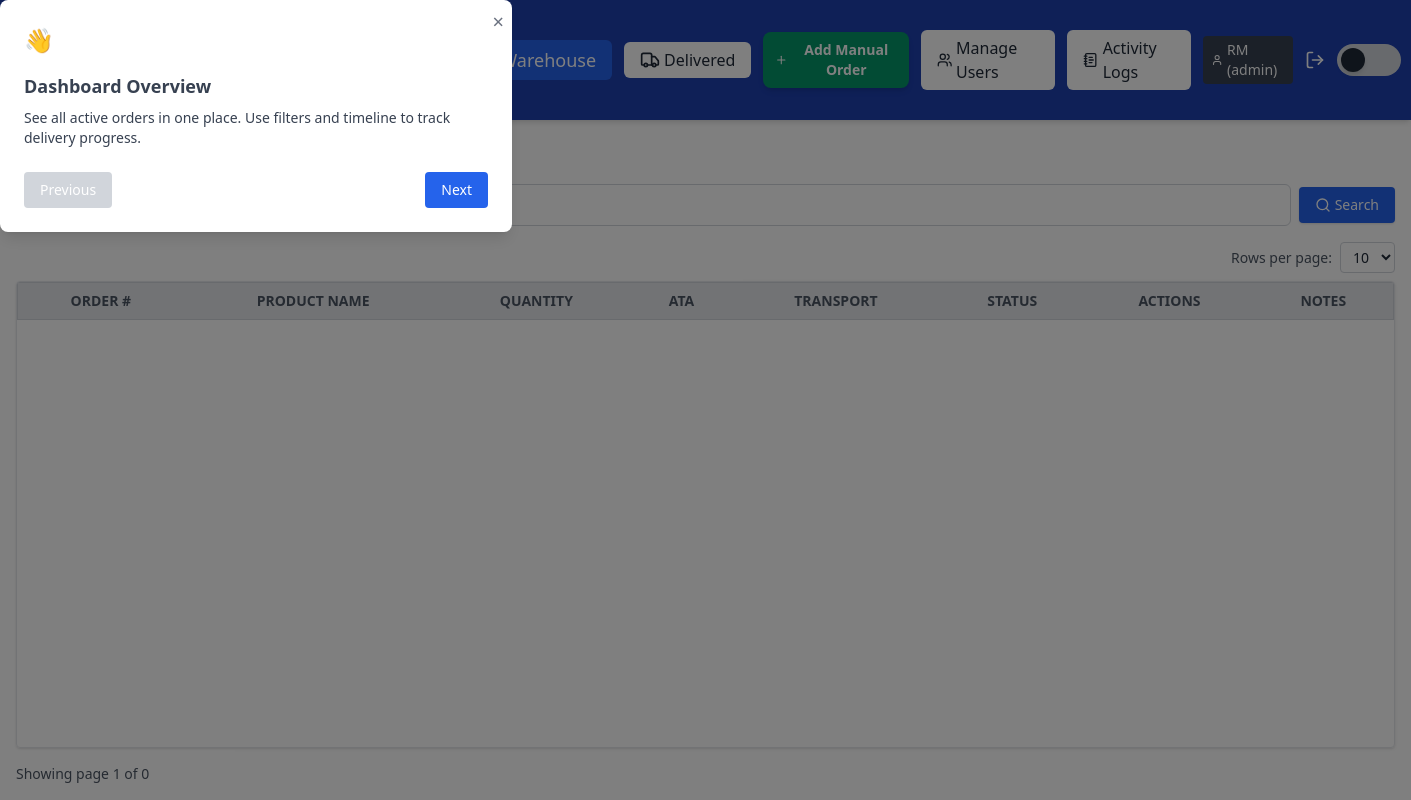
Page /warehouse (signed in) on the earlier database version.
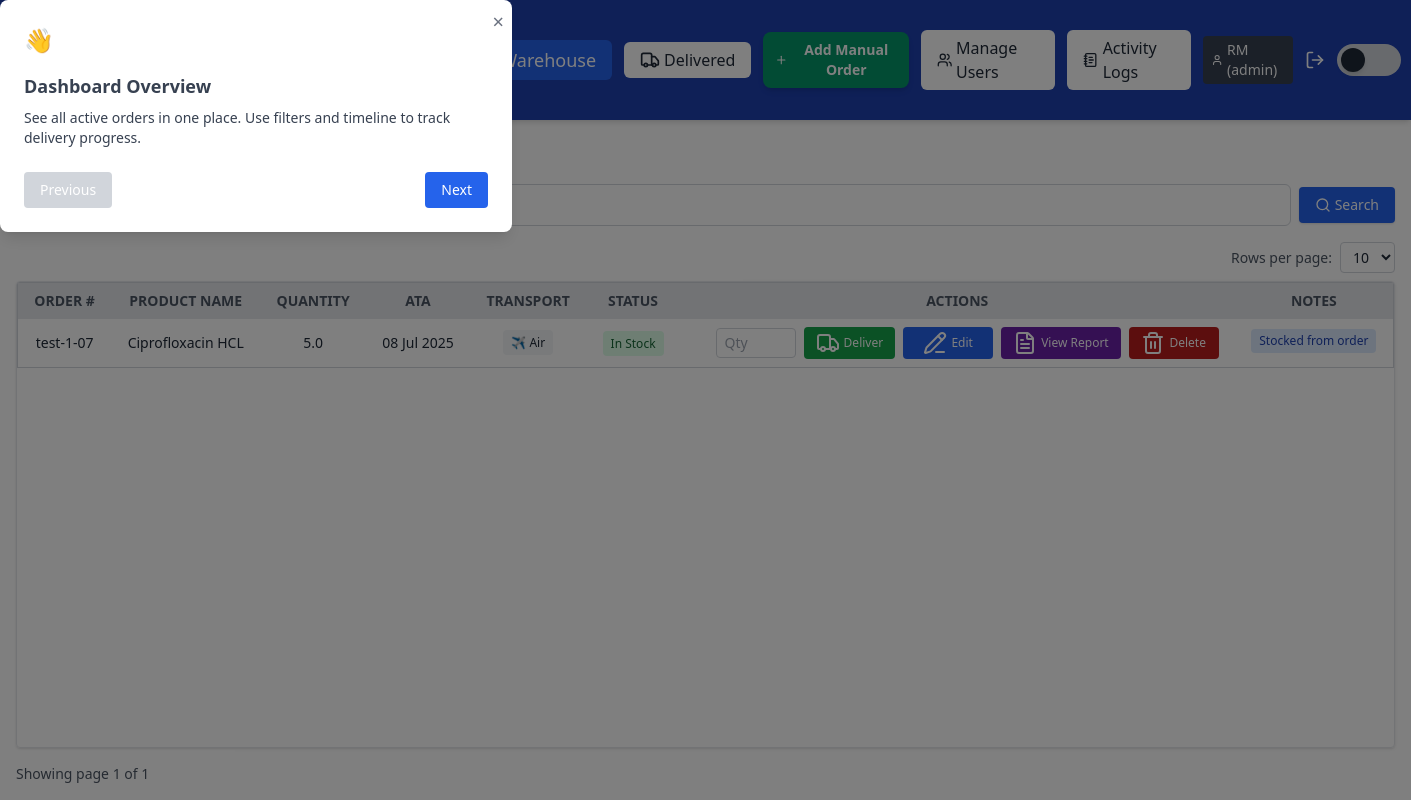
Same page on the later database version.
### app/models.py (models this page shows)
class WarehouseStock(db.Model):
    __tablename__ = 'warehouse_stock'  # ✅ Ensure FK consistency
    id = db.Column(db.Integer, primary_key=True)
    user_id = db.Column(db.Integer, db.ForeignKey('user.id'), nullable=False)
    order_number = db.Column(db.String(50), nullable=False)
    product_name = db.Column(db.String(100), nullable=False)
    quantity = db.Column(db.String(50), nullable=False)
    ata = db.Column(db.String(10), nullable=True)
    transit_status = db.Column(db.String(20), default='In Stock', nullable=False)
    notes = db.Column(db.String(120))
    transport = db.Column(db.String(20))
    is_manual = db.Column(db.Boolean, default=False)
    pod_filename = db.Column(db.String(120))
    warehouse_address = db.Column(db.String(255))
    client = db.Column(db.String(255))
    pos_no = db.Column(db.String(50))
    customer_ref = db.Column(db.String(50))
    is_archived = db.Column(db.Boolean, default=False)

### app/routes/warehouse_routes.py (the view, shortened to what this page needs)
@warehouse_bp.route('/warehouse')
@login_required
def warehouse():
    page = request.args.get('page', 1, type=int)
    per_page = request.args.get('per_page', 10, type=int)
    search = request.args.get('search', '')
    query = WarehouseStock.query.filter_by(is_archived=False)
    pagination = query.order_by(WarehouseStock.ata.desc()).paginate(page=page, per_page=per_page)
    warehouse_items = pagination.items
    reported_ids = [entry.related_order_id for entry in StockReportEntry.query.all() if entry.related_order_id]
    return render_template(
        'warehouse.html',
        warehouse_items=warehouse_items,
        pagination=pagination,
        per_page=per_page,
        reported_ids=reported_ids
    )

### app/routes/__init__.py (called while the page is built)
def inject_globals():
    return dict(current_user=current_user, current_path=request.path)

### app/templates/warehouse.html (shortened to what the changed rows need)
<!DOCTYPE html>
<html lang="en">
<head>
    <script src="https://cdn.tailwindcss.com"></script>
</head>
<body class="flex flex-col h-screen bg-white text-gray-800 dark:bg-gray-900 dark:text-gray-100">
    {% include '_navbar.html' %}
    <main class="flex flex-col h-full overflow-hidden p-4">
        <h2 class="text-2xl font-bold mb-4">📦 Warehouse Stock</h2>
            {% set clear_args = request.args.to_dict() %}
            {% if 'search' in clear_args %}{% set _ = clear_args.pop('search') %}{% endif %}
            {% if 'page' in clear_args %}{% set _ = clear_args.pop('page') %}{% endif %}
        <div class="orders-table-container flex-grow overflow-auto border rounded shadow w-full">
            <table id="warehouse-table"
                class="w-full table-auto bg-white dark:bg-gray-900 border border-gray-300 dark:border-gray-700 text-sm">
                <thead class="sticky top-0 z-10 bg-gray-200 dark:bg-gray-800">
                    <tr
                        class="bg-gray-200 dark:bg-gray-700 text-center text-xs sm:text-sm text-gray-600 dark:text-gray-300 uppercase">
                        <th class="px-4 py-2 cursor-pointer" data-sort="order_number">Order # </th>
                        <th class="px-4 py-2 cursor-pointer" data-sort="product_name">Product Name </th>
                        <th class="px-4 py-2 cursor-pointer" data-sort="quantity">Quantity </th>
                        <th class="px-4 py-2 cursor-pointer" data-sort="ata">ATA
                        </th>
                        <th class="px-4 py-2 cursor-pointer" data-sort="transport">Transport </th>
                        <th class="px-4 py-2">Status</th>
                        <th class="px-4 py-2">Actions</th>
                        <th class="px-4 py-2">Notes</th>
                    </tr>
                </thead>
                <tbody>
                    {% for item in warehouse_items %}
                    <tr
                        class="text-center even:bg-gray-100 dark:even:bg-gray-800 hover:bg-blue-50 dark:hover:bg-gray-700">
                        <td class="px-4 py-2">{{ item.order_number }}</td>
                        <td class="px-4 py-2">{{ item.product_name }}</td>
                        <td class="px-4 py-2">{{ item.quantity }}</td>
                        <td class="px-4 py-2">{{ item.ata | format_date if item.ata else '—' }}</td>
                        <td class="px-4 py-2 text-xs">
                            {% if item.transport == 'air' %}
                            <span class="bg-gray-100 text-gray-800 px-2 py-1 rounded">✈️ Air</span>
                            {% elif item.transport == 'sea' %}
                            <span class="bg-gray-100 text-gray-800 px-2 py-1 rounded">🚢 Sea</span>
                            {% elif item.transport == 'truck' %}
                            <span class="bg-gray-100 text-gray-800 px-2 py-1 rounded">🚚 Truck</span>
                            {% else %}
                            —
                            {% endif %}
                        </td>
                        <td class="px-4 py-2"><span class="bg-green-100 text-green-800 text-xs px-2 py-1 rounded">In
                                Stock</span>
                        </td>
                        <td class="px-4 py-2">
                            <div class="flex justify-end">
                                <div class="flex items-center gap-2 min-w-[500px] ml-4">
                                    <form method="POST"
                                        action="{{ url_for('warehouse.deliver_partial', item_id=item.id) }}"
                                        class="flex items-center gap-2">
                                        <input type="number" name="quantity" min="1" max="{{ item.quantity }}"
                                            placeholder="Qty"
                                            class="w-20 px-2 py-1 rounded text-sm bg-white text-black dark:bg-gray-800 dark:text-white border border-gray-300 dark:border-gray-600 focus:outline-none focus:ring-2 focus:ring-blue-500"
                                            required>
                                        <button type="submit"
                                            class="bg-green-600 hover:bg-green-700 text-white px-3 py-1 text-xs rounded min-w-[90px] flex items-center gap-1 justify-center">
                                            <i data-lucide="truck"></i> Deliver
                                        </button>
                                    </form>
                                    <a href="{{ url_for('warehouse.edit_warehouse', item_id=item.id) }}"
                                        class="bg-blue-600 hover:bg-blue-700 text-white px-3 py-1 text-xs rounded min-w-[90px] flex items-center gap-1 justify-center">
                                        <i data-lucide="pencil-line"></i> Edit
                                    </a>
                                    {% if item.id in reported_ids %}
                                    <button data-item-id="{{ item.id }}"
                                        class="open-stockreport-modal bg-purple-800 hover:bg-purple-900 text-white px-3 py-1 text-xs rounded flex items-center gap-1 justify-center">
                                        <i data-lucide="file-text"></i> View Report
                                    </button>
                                    {% else %}
                                    <a href="{{ url_for('warehouse.stockreport_entry_form', item_id=item.id) }}"
                                        class="bg-purple-600 hover:bg-purple-700 text-white px-3 py-1 text-xs rounded flex items-center gap-1 justify-center">
                                        <i data-lucide="file-plus"></i> Stockreport
                                    </a>
                                    {% endif %}
                                    <form method="POST"
                                        action="{{ url_for('warehouse.delete_warehouse', item_id=item.id) }}"
                                        onsubmit="return confirm('Delete this warehouse item?')" class="inline">
                                        <button type="submit"
                                            class="bg-red-700 hover:bg-red-800 text-white px-3 py-1 text-xs rounded min-w-[90px] flex items-center gap-1 justify-center">
                                            <i data-lucide="trash-2"></i> Delete
                                        </button>
                                    </form>
                                </div>
                            </div>
                        </td>
                        <td class="px-4 py-2">
                            {% if item.notes %}
                            <span title="{{ item.notes }}"
                                class="bg-blue-100 text-blue-800 text-xs px-2 py-1 rounded whitespace-nowrap max-w-[150px] overflow-hidden text-ellipsis inline-block">
                                {{ item.notes[:30] }}{% if item.notes|length > 30 %}...{% endif %}
                            </span>
                            {% else %}
                            —
                            {% endif %}
                        </td>
                    </tr>
                    {% endfor %}
                </tbody>
            </table>
        </div>
        {% set args = request.args.to_dict() if request.args else {} %}
        {% set filtered_args = args.copy() %}
        {% if 'page' in filtered_args %}{% set _ = filtered_args.pop('page') %}{% endif %}
        {% if 'per_page' in filtered_args %}{% set _ = filtered_args.pop('per_page') %}{% endif %}
        <div class="mt-4 flex justify-between items-center">
            <div class="text-sm text-gray-600 dark:text-gray-300">
                Showing page {{ pagination.page }} of {{ pagination.pages }}
            </div>
        </div>
    </main>
</body>
</html>

Differences in the rows shown:
added WarehouseStock: order_number "test-1-07", product_name "Ciprofloxacin HCL", quantity "5.0", ata "08 Jul 2025", transport "✈️ Air", notes "Stocked from order"
Other differences:
{{ pagination.pages }}: "0" → "1"
